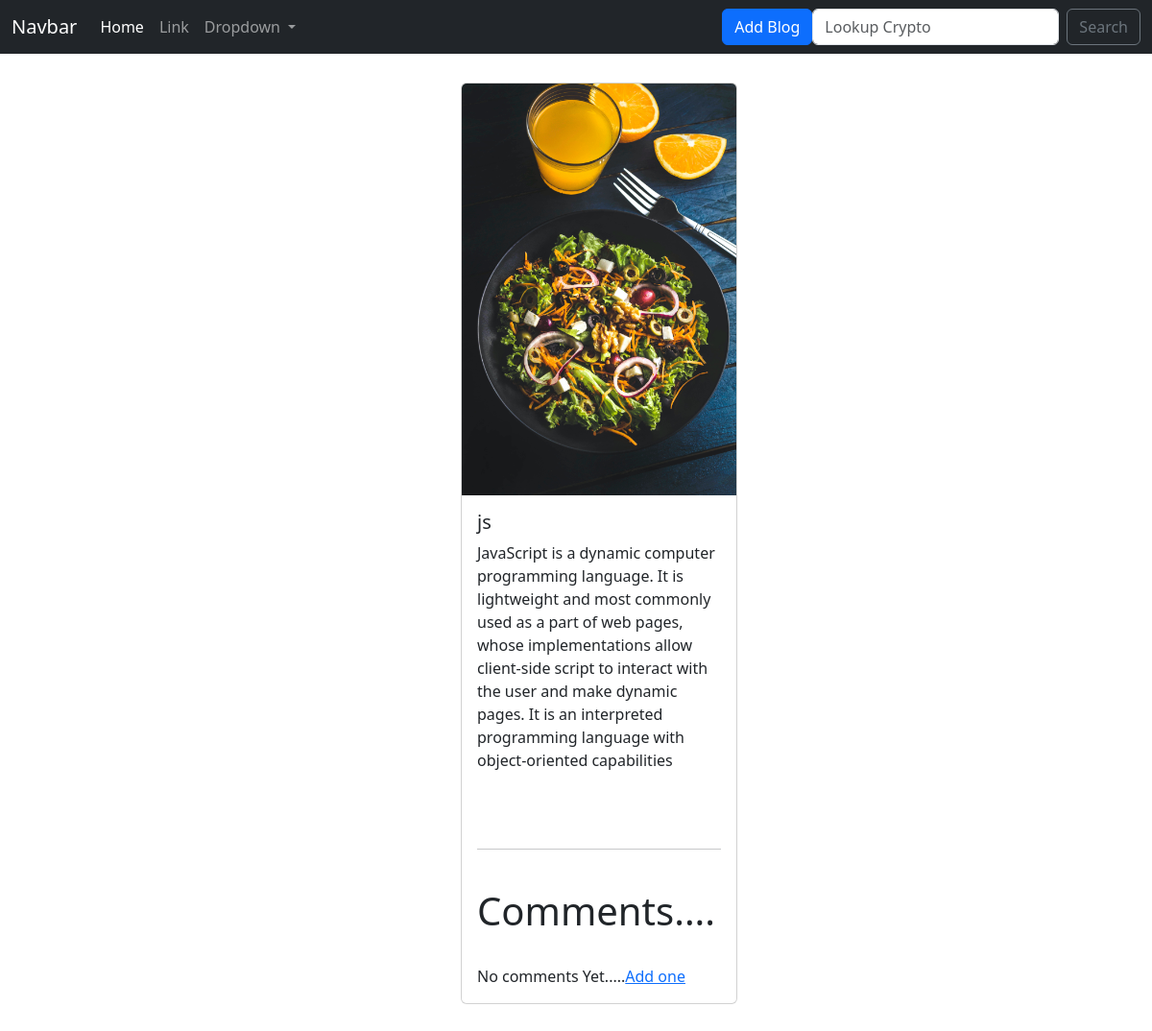
The page /post/40 on the database its author committed.
### Blog/models.py (models this page shows, shortened)
class Blogpost(models.Model):
    title=models.CharField(max_length=1000)
    content=models.CharField(max_length=400)
    image=models.ImageField(upload_to="Blog/images",default="")
    likes=models.ManyToManyField(User,related_name="blog_post")

### Blog/views.py (the view)
# urls.py: path('post/<int:id>',views.post,name='post'),
def post(request,id):
    try:
        post = Blogpost.objects.get(id=id)
    except Blogpost.DoesNotExist:
        raise Http404("Post does not exist")
    return render(request, 'display.html', {'post': post})

### templates/display.html (shortened to what this page needs)
{% extends 'base.html' %}
{% block content %}
<div class="cointainer" style="margin: 30px 50% 30px 40%">
  <div class="row">
    <div class="col">
      <div class="card" style="width: 18rem">
        <img class="card-img-top" src="/media/{{post.image}}" alt="" />
        <div class="card-body">
          <h5 class="card-title">{{post.title}}</h5>
          <p class="card-text">{{post.content}}</p>
          <br><br/>
          <hr>
          <br/>
          <h1>Comments....</h1>
            <br>
          {% if not post.comments.all %}
             No comments Yet.....<a href="#">Add one</a>
            {% endif %}
        </div>
        </div>
      </div>
    </div>
  </div>
{% endblock %}

### rows shown on the page
Blogpost: image (picture), title "js", content "JavaScript is a dynamic computer programming language. It is lightweight and most commonly used as a part of web pages, whose implementations allow client-side script to interact with the user and make dynamic pages. It is an interpreted programming language with object-oriented capabilities"
